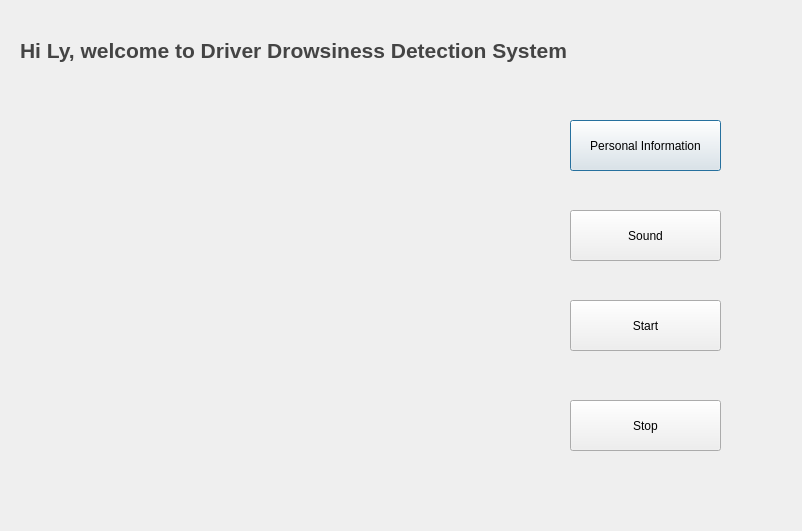
<?xml version="1.0" encoding="UTF-8"?>
<ui version="4.0">
 <class>main</class>
 <widget class="QDialog" name="main">
  <property name="geometry">
   <rect>
    <x>0</x>
    <y>0</y>
    <width>802</width>
    <height>531</height>
   </rect>
  </property>
  <property name="windowTitle">
   <string>Driver Drowsiness Detection System</string>
  </property>
  <property name="autoFillBackground">
   <bool>false</bool>
  </property>
  <property name="styleSheet">
   <string notr="true">#main{
background-repeat: no-repeat;
border-image: url(D:/dataSource/images/image2.jpg) 0 0 0 0 stretch stretch;
}</string>
  </property>
  <widget class="QPushButton" name="editInf">
   <property name="geometry">
    <rect>
     <x>570</x>
     <y>120</y>
     <width>151</width>
     <height>51</height>
    </rect>
   </property>
   <property name="text">
    <string>Personal Information</string>
   </property>
  </widget>
  <widget class="QLabel" name="label">
   <property name="geometry">
    <rect>
     <x>20</x>
     <y>30</y>
     <width>781</width>
     <height>41</height>
    </rect>
   </property>
   <property name="autoFillBackground">
    <bool>false</bool>
   </property>
   <property name="text">
    <string>&lt;html&gt;&lt;head/&gt;&lt;body&gt;&lt;p&gt;&lt;span style=&quot; font-family:'Georgia,Georgia,serif'; font-size:16pt; font-weight:600; color:#444444;&quot;&gt;Hi Ly, welcome to Driver Drowsiness Detection System&lt;/span&gt;&lt;/p&gt;&lt;/body&gt;&lt;/html&gt;</string>
   </property>
  </widget>
  <widget class="QPushButton" name="showCamera">
   <property name="geometry">
    <rect>
     <x>570</x>
     <y>300</y>
     <width>151</width>
     <height>51</height>
    </rect>
   </property>
   <property name="text">
    <string>Start</string>
   </property>
  </widget>
  <widget class="QPushButton" name="stopCamera">
   <property name="geometry">
    <rect>
     <x>570</x>
     <y>400</y>
     <width>151</width>
     <height>51</height>
    </rect>
   </property>
   <property name="text">
    <string>Stop</string>
   </property>
  </widget>
  <widget class="QPushButton" name="chooseSound">
   <property name="geometry">
    <rect>
     <x>570</x>
     <y>210</y>
     <width>151</width>
     <height>51</height>
    </rect>
   </property>
   <property name="text">
    <string>Sound</string>
   </property>
  </widget>
 </widget>
 <resources/>
 <connections/>
</ui>
